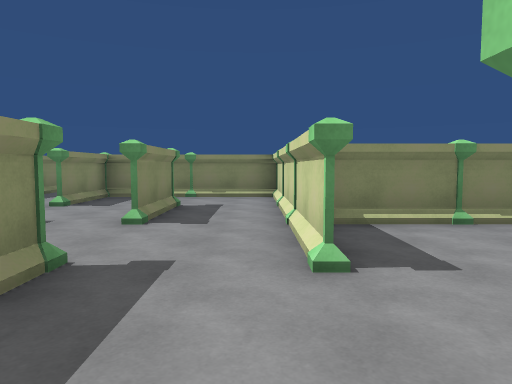
[1] (above)

24 first-person views from a walk through a Unity game level. The camera is 1.4 m above the floor, tilts 4° down and sees 70° across. The floor is counted in squares, 2 m on a side. Each view is taken from the middle of a square. On the plan, view 1 faces up. The plan holds only what a view shows up to about 11 squares ahead; the rest is blank.

[2]
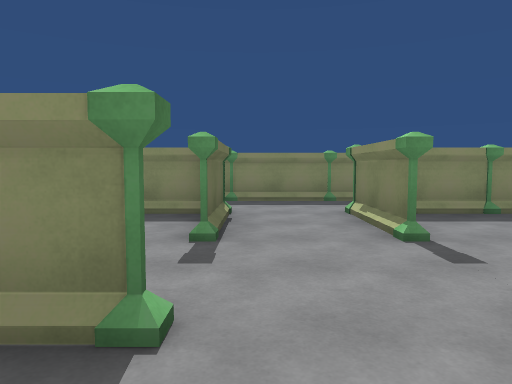

[3]
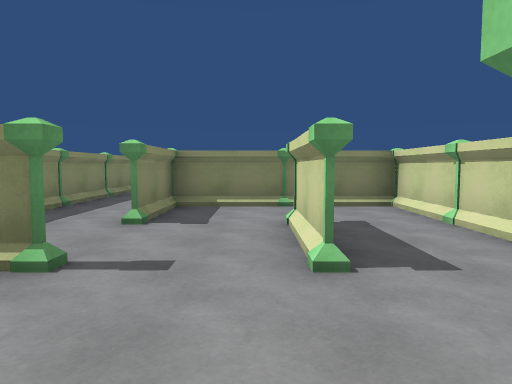

[4]
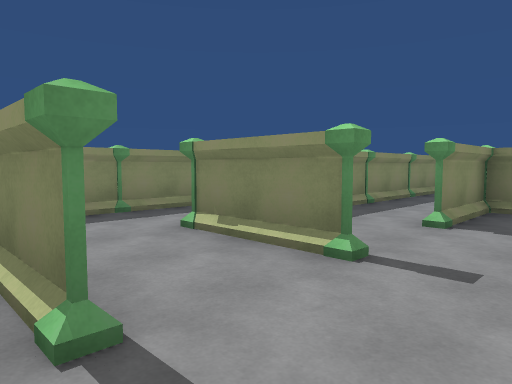

[5]
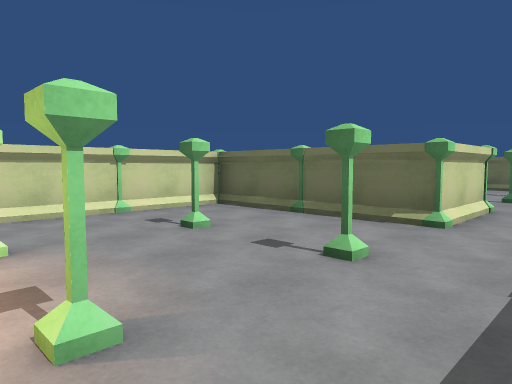

[6]
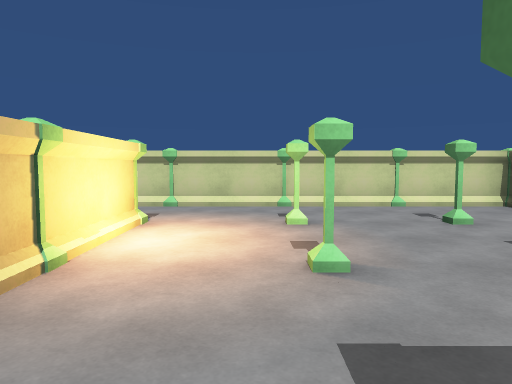

[7]
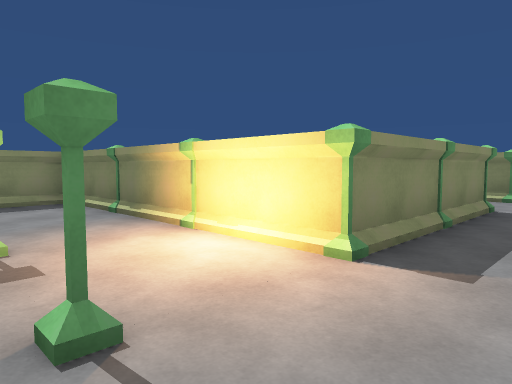

[8]
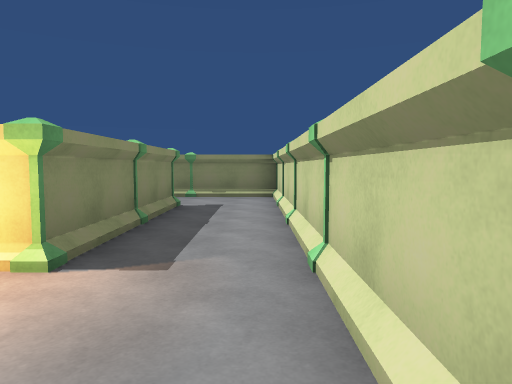

[9]
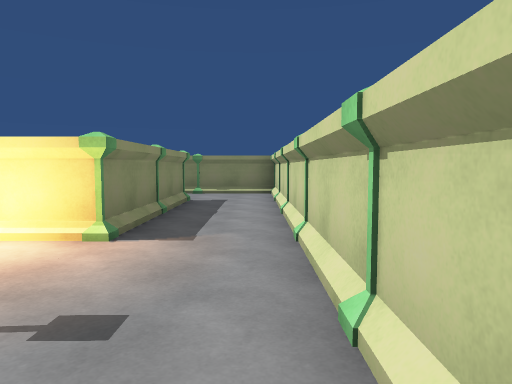

[10]
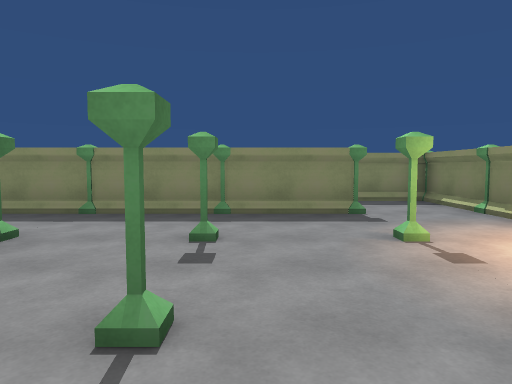

[11]
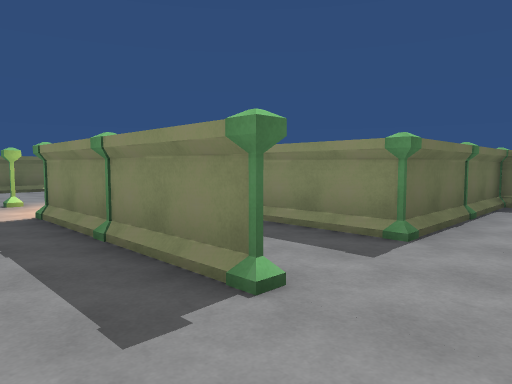

[12]
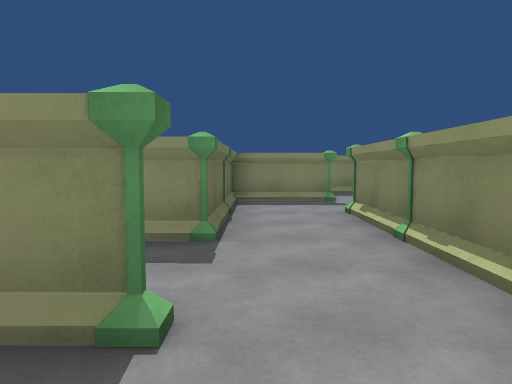

[13]
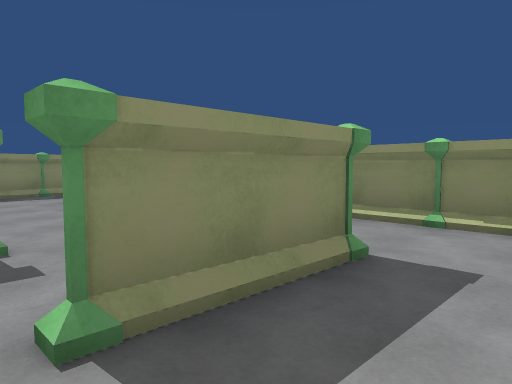

[14]
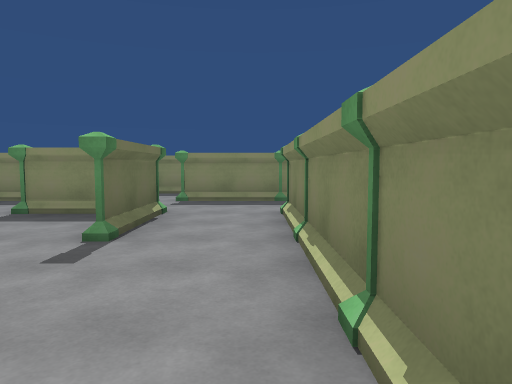

[15]
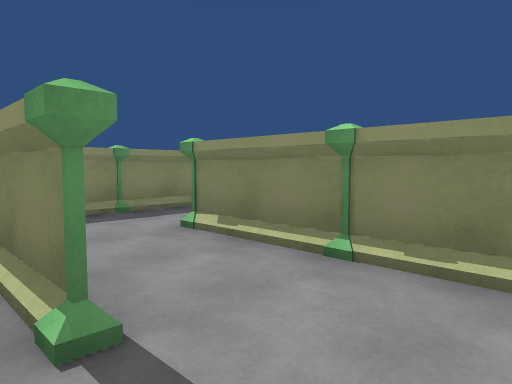

[16]
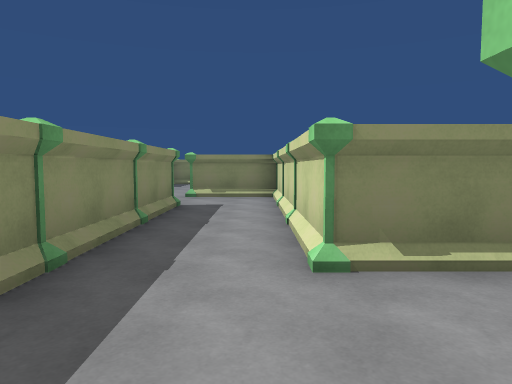

[17]
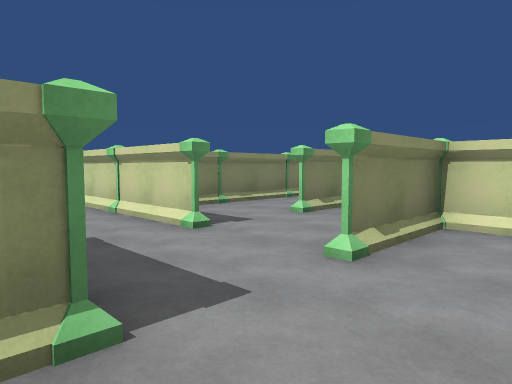

[18]
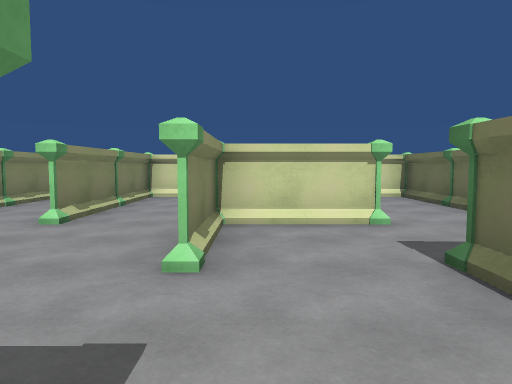

[19]
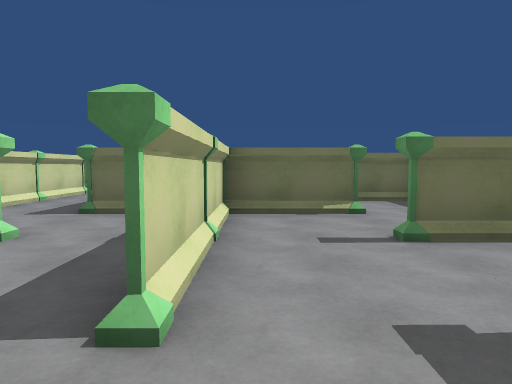

[20]
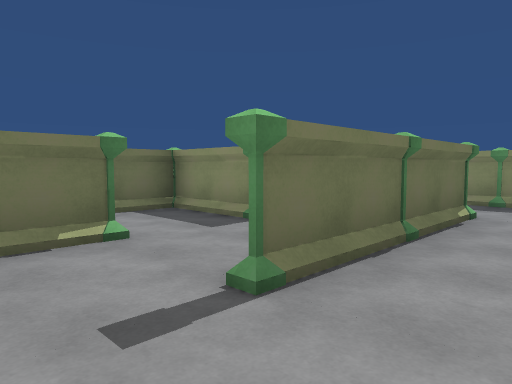

[21]
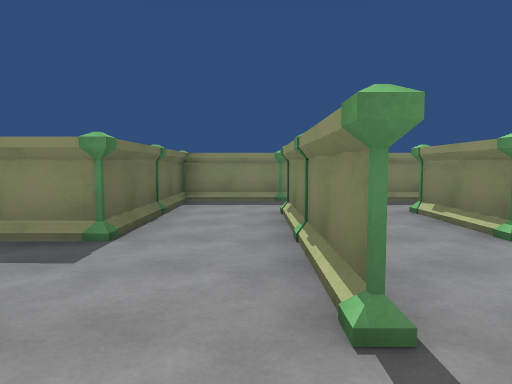

[22]
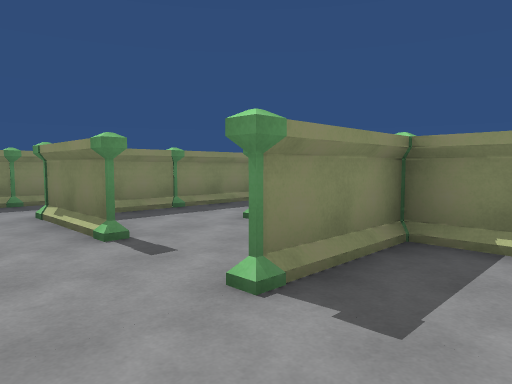

[23]
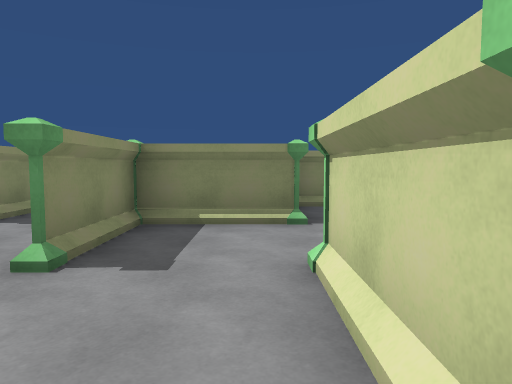

[24]
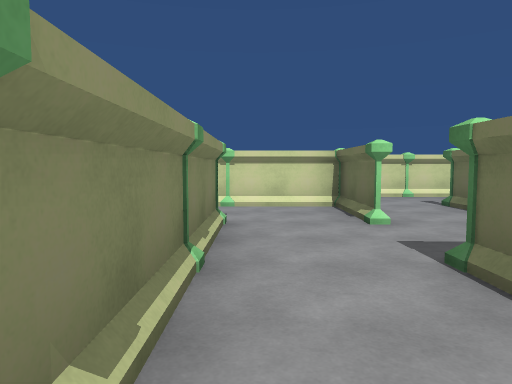

### Floor plan
Key: @ floor where view 1 was taken; # wall or solid block; . floor; P pillar; O other object.
Columns run from 18 left of view 1 to 7 right of it. Each row starts with its distance up from view 1.
 21          #..P#######
 20            PP..P.P.O
 19        PP######PPP.O
 18        #PPPPPP.#.#.O
 17        #P##P...#.P.P
 16    # #PP.#.P.OPP.#.#
 15    P.#.P##O#######.P
 14    #OO.P.P.#PP.P.P.#
 13 #..##P.#...#..PPPP.#
 12 #P.P.PPP.P.  PPPPP.P
 11 #..####P.#P###PPPP.#
 10 #P.P.P.P.PP..PPPPP.P
  9 ######.#####.#.#####
  8 #O P P.PO..P.P.P.P.O
  7      ####P.#.#.#...#
  6      O   P.P.PPP.P.P
  5            #.##P.#.######
  4            PP..PPP.P.P.P
  3            #.##P...#.#####
  2            P.P.P.PPP.P.P.O
  1              # ###.###.
  0                 .P@P.P
 -1                 . ##.#
 -2                    PPP..
 -3                     .....#
 -4                       PPOO

Where each view was taken, in squares from view 1:
view 1: 0 up, 0 right, facing up
view 2: 3 up, 0 right, facing left
view 3: 2 up, 2 left, facing up
view 4: 2 up, 2 left, facing up-left
view 5: 13 up, 5 left, facing down-right
view 6: 13 up, 6 left, facing right
view 7: 12 up, 0 right, facing up-left
view 8: 12 up, 0 right, facing up
view 9: 11 up, 0 right, facing up
view 10: 11 up, 0 right, facing left
view 11: 20 up, 0 right, facing down-left
view 12: 19 up, 0 right, facing left
view 13: 16 up, 2 left, facing up-left
view 14: 18 up, 4 left, facing left
view 15: 16 up, 6 left, facing up-left
view 16: 2 up, 6 left, facing up
view 17: 1 down, 2 left, facing up-right
view 18: 0 up, 2 left, facing right
view 19: 14 up, 10 left, facing down
view 20: 12 up, 10 left, facing down-left
view 21: 10 up, 10 left, facing left
view 22: 11 up, 10 left, facing up-left
view 23: 10 up, 10 left, facing up
view 24: 10 up, 16 left, facing right
